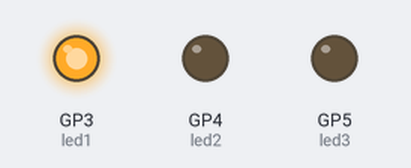
Bench run of a program on a simulated Raspberry Pi Pico running MicroPython. Shown: output pins drawn as LEDs (lit = HIGH).

Above: at 0.5 s.
At 1.5 s:
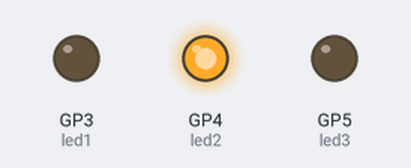
At 5.5 s:
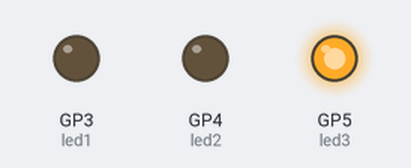
Timing chart, 0 to 6.9 s (numbered marks = the images above):
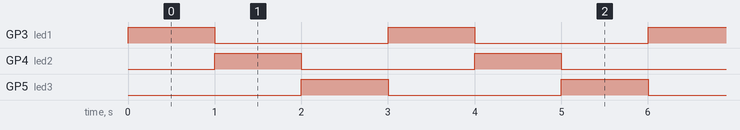

The program:

Code.py
```python
#Turn on the three LEDs in order
import machine
import utime
led1 = machine.Pin(3, machine.Pin.OUT)
led2 = machine.Pin(4, machine.Pin.OUT)
led3 = machine.Pin(5, machine.Pin.OUT)
while True:
    led1.value(1)   # LED1 ON
    led2.value(0)   # LED2 OFF
    led3.value(0)   # LED3 OFF
    utime.sleep(1)  # 1s stop

    led1.value(0)   # LED1 OFF
    led2.value(1)   # LED2 ON
    led3.value(0)   # LED3 OFF
    utime.sleep(1)  # 1s stop

    led1.value(0)   # LED1 OFF
    led2.value(0)   # LED2 OFF
    led3.value(1)   # LED3 ON
    utime.sleep(1)  # 1s stop
```

Measured:
- by itself, GP3 (led1), GP4 (led2), GP5 (led3): alternates HIGH for 1.0 s and LOW for 2.0 s
- by itself, everything shown: repeats every 3.0 s, in 3 steps
